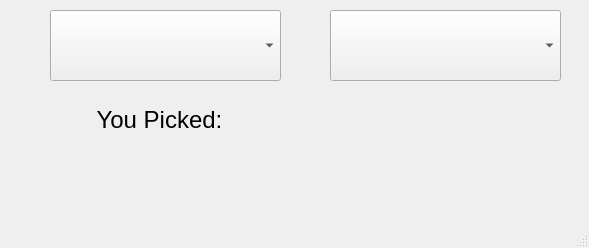
<?xml version="1.0" encoding="UTF-8"?>
<ui version="4.0">
 <class>MainWindow</class>
 <widget class="QMainWindow" name="MainWindow">
  <property name="geometry">
   <rect>
    <x>0</x>
    <y>0</y>
    <width>589</width>
    <height>248</height>
   </rect>
  </property>
  <property name="windowTitle">
   <string>MainWindow</string>
  </property>
  <widget class="QWidget" name="centralwidget">
   <widget class="QComboBox" name="comboBox">
    <property name="geometry">
     <rect>
      <x>50</x>
      <y>10</y>
      <width>231</width>
      <height>71</height>
     </rect>
    </property>
   </widget>
   <widget class="QComboBox" name="comboBox_2">
    <property name="geometry">
     <rect>
      <x>330</x>
      <y>10</y>
      <width>231</width>
      <height>71</height>
     </rect>
    </property>
   </widget>
   <widget class="QLabel" name="label">
    <property name="geometry">
     <rect>
      <x>77</x>
      <y>89</y>
      <width>461</width>
      <height>61</height>
     </rect>
    </property>
    <property name="font">
     <font>
      <pointsize>18</pointsize>
     </font>
    </property>
    <property name="text">
     <string>   You Picked:  </string>
    </property>
   </widget>
  </widget>
  <widget class="QMenuBar" name="menubar">
   <property name="geometry">
    <rect>
     <x>0</x>
     <y>0</y>
     <width>589</width>
     <height>37</height>
    </rect>
   </property>
  </widget>
  <widget class="QStatusBar" name="statusbar"/>
 </widget>
 <resources/>
 <connections/>
</ui>
